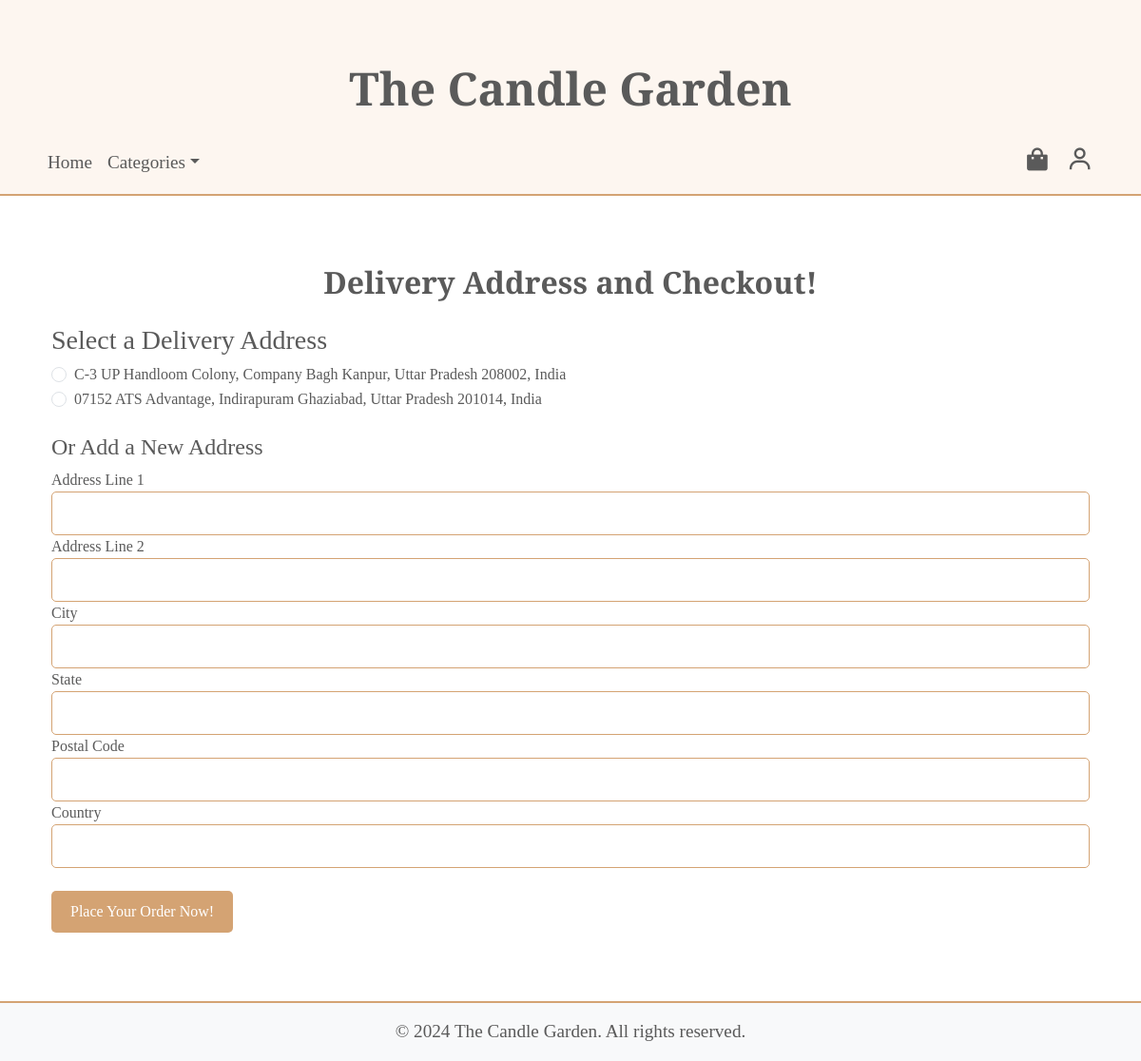
/checkout (signed in), run on the app's committed database.
### app/models.py (models this page shows, shortened)
class Address(db.Model):
    id = db.Column(db.Integer, primary_key=True)
    user_id = db.Column(db.Integer, db.ForeignKey('user.id'), nullable=False)
    address_line1 = db.Column(db.String(255), nullable=False)
    address_line2 = db.Column(db.String(255), nullable=True)
    city = db.Column(db.String(100), nullable=False)
    state = db.Column(db.String(100), nullable=True)
    postal_code = db.Column(db.String(20), nullable=False)
    country = db.Column(db.String(100), nullable=False)
    user = db.relationship('User', back_populates='addresses')

### app/views.py (the view, shortened to what this page needs)
@app.route('/checkout', methods=['GET', 'POST'])
@login_required
def checkout():
    address_form = AddressForm()
    return render_template(
        'checkout.html',
        addresses=current_user.addresses,
        address_form=address_form
    )

### app/forms.py
class AddressForm(FlaskForm):
    address_line1 = StringField('Address Line 1', validators=[DataRequired()])
    address_line2 = StringField('Address Line 2')
    city = StringField('City', validators=[DataRequired()])
    state = StringField('State')
    postal_code = StringField('Postal Code', validators=[DataRequired()])
    country = StringField('Country', validators=[DataRequired()])
    submit = SubmitField('Save Address')

### app/__init__.py (called while the page is built)
@login_manager.user_loader
def load_user(user_id):
    from app.models import User
    return User.query.get(int(user_id))

### app/views.py (called while the page is built)
@app.context_processor
def inject_categories():
    categories = Category.query.all()
    return dict(categories=categories)

### app/templates/checkout.html (shortened to what this page needs)
{% extends "base.html" %}
{% block content %}
<div class="container py-5">
    <h2 class="text-center mb-4">Delivery Address and Checkout!</h2>
    <form action="{{ url_for('checkout') }}" method="POST">
        {% if addresses %}
            <h3>Select a Delivery Address</h3>
            {% for address in addresses %}
            <div class="form-check">
                <input class="form-check-input" type="radio" name="delivery_address_id" id="address{{ address.id }}"
                       value="{{ address.id }}"
                       data-address='{
                           "address_line1": "{{ address.address_line1 }}",
                           "address_line2": "{{ address.address_line2 or '' }}",
                           "city": "{{ address.city }}",
                           "state": "{{ address.state or '' }}",
                           "postal_code": "{{ address.postal_code }}",
                           "country": "{{ address.country }}"
                       }'>
                <label class="form-check-label" for="address{{ address.id }}">
                    {{ address.address_line1 }}, {{ address.address_line2 or '' }}
                    {{ address.city }}, {{ address.state or '' }} {{ address.postal_code }},
                    {{ address.country }}
                </label>
            </div>
            {% endfor %}
        {% endif %}
        <h4 class="mt-4">Or Add a New Address</h4>
        <div class="form-group">
            {{ address_form.address_line1.label }}
            {{ address_form.address_line1(class="form-control") }}
        </div>
        <div class="form-group">
            {{ address_form.address_line2.label }}
            {{ address_form.address_line2(class="form-control") }}
        </div>
        <div class="form-group">
            {{ address_form.city.label }}
            {{ address_form.city(class="form-control") }}
        </div>
        <div class="form-group">
            {{ address_form.state.label }}
            {{ address_form.state(class="form-control") }}
        </div>
        <div class="form-group">
            {{ address_form.postal_code.label }}
            {{ address_form.postal_code(class="form-control") }}
        </div>
        <div class="form-group">
            {{ address_form.country.label }}
            {{ address_form.country(class="form-control") }}
        </div>
        <br>
        <button type="submit" class="my-btn">Place Your Order Now!</button>
    </form>
</div>
{% endblock %}

### app/static/style.css (style rules this page uses)
body { margin: 0; font-family: "Cormorant Garamond", serif; background-color: #fff; }
body.light-theme { background-color: #ffffff; color: #000000; }
p, .text-center, form { font-family: "Cormorant Garamond", serif; color: #5a5a5a; }
.text-center { font-weight: 600; }
h3, h4, h5 { font-family: "Cormorant Garamond", serif; color: #333; }
.my-btn, .account-btn { color: white; border: none; padding: 10px 20px; border-radius: 5px; transition: background-color 0.3s ease; text-decoration: none; font-family: "Cormorant Garamond", serif; }
.my-btn { background-color: #d4a373; }
form .form-control { border: 1px solid #d4a373; border-radius: 5px; padding: 10px; }

### data on the page
Address: address_line1 "C-3 UP Handloom Colony", address_line2 "Company Bagh", city "Kanpur", state "Uttar Pradesh", postal_code "208002", country "India"
Address: address_line1 "07152 ATS Advantage", address_line2 "Indirapuram", city "Ghaziabad", state "Uttar Pradesh", postal_code "201014", country "India"

### other printed values
{{ address_form.address_line1.label }} "Address Line 1"
{{ address_form.address_line2.label }} "Address Line 2"
{{ address_form.city.label }} "City"
{{ address_form.state.label }} "State"
{{ address_form.postal_code.label }} "Postal Code"
{{ address_form.country.label }} "Country"
